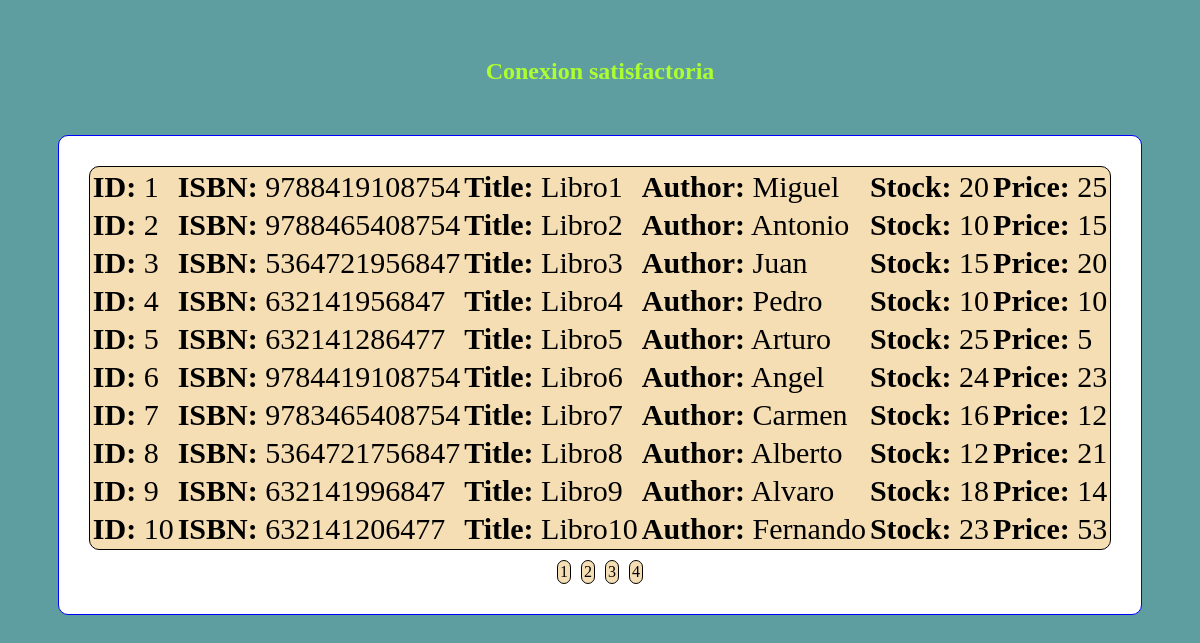
/Tema16/Ejercicio1/Libros.php, run on an earlier commit of the app's database.
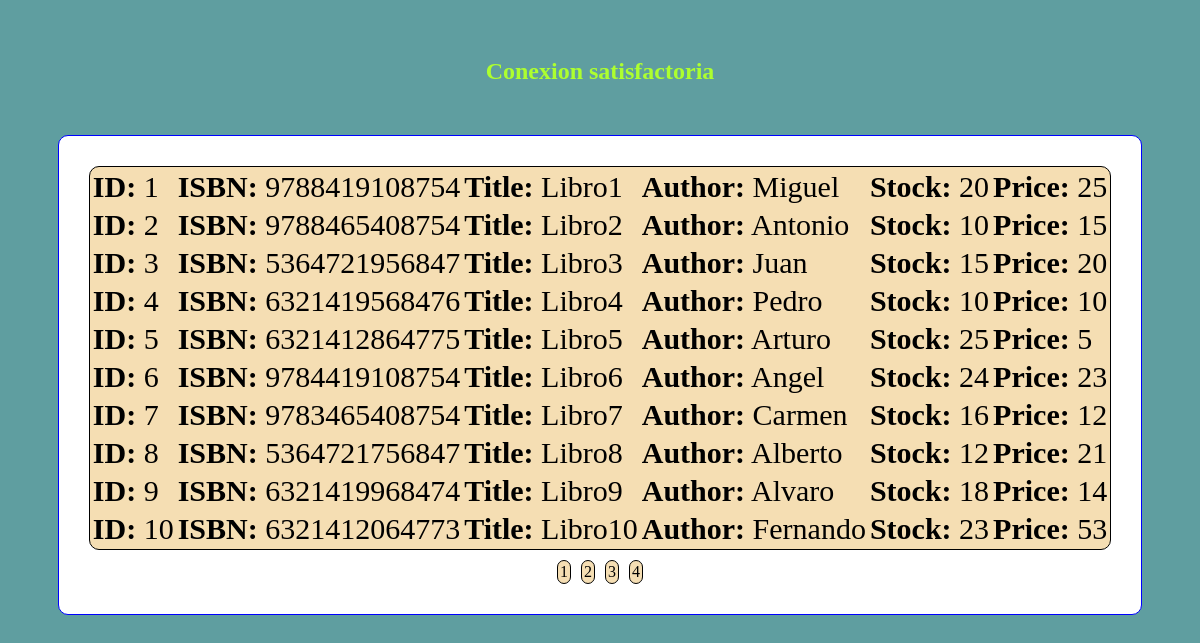
And on a later commit of the database.
### tables this page shows
CREATE TABLE IF NOT EXISTS `book` (
  `id` int(100) AUTO_INCREMENT,
  `isbn` varchar(13) DEFAULT NULL,
  `title` varchar(255) DEFAULT NULL,
  `author` varchar(255) DEFAULT NULL,
  `stock` smallint(5) DEFAULT NULL,
  `price` float DEFAULT NULL,
  PRIMARY KEY (`id`)
);

### Tema16/Ejercicio1/Libros.php (the view, shortened to what this page needs)
<!DOCTYPE html>
<html lang="es">
<head>
    <link rel="stylesheet" type="text/css" href="./css/estilos.css">
</head>
<body>
<?php
$SERVERNAME = "localhost";
$USERNAME = "root";
$PASSWORD = "";
$DBNAME = "libros";
@$conection = mysqli_connect($SERVERNAME, $USERNAME, $PASSWORD, $DBNAME);
if (!$conection) {
    echo "<h2 class='rojo'>Error de conexion: </h1>" . mysqli_connect_error();
    die();
}else{
    echo "<h2 class='verde'>Conexion satisfactoria</h1>";
}
$limit = 0;
if(!empty($_GET['pag'])){
    $pag = $_GET['pag'];
}else{
    $pag = 1;
}
$limit = $limit + (($pag -1) * 10);
$sql = "SELECT id, isbn, title, author, stock, price FROM book";
$result = mysqli_query($conection, $sql);
$n_rows = mysqli_num_rows($result);
$sql_limit = "SELECT id, isbn, title, author, stock, price FROM book LIMIT $limit,10";
$result_limit = mysqli_query($conection, $sql_limit);
if ($n_rows > 0) {
    echo "<div class='contenedor'>";
    echo "<table class='tabla'>";
    while($row = mysqli_fetch_assoc($result_limit)) {
        echo "<tr>";
            echo "<td><b>ID:</b> $row[id]</td>   ";
            echo "<td><b>ISBN:</b> $row[isbn]   </td>";
            echo "<td><b>Title:</b> $row[title]   </td>";
            echo "<td><b>Author:</b> $row[author]   </td>";
            echo "<td><b>Stock:</b> $row[stock]   </td>";
            echo "<td><b>Price:</b> $row[price]</td>";
        echo "</tr>";
    }
    echo "</table>";
    if($n_rows > 10){
        $n_pag = 1;
        echo "<div class='paginas'>";
        echo "<a href='./libros.php?pag=$n_pag'>$n_pag</a>";
        $n_rows = $n_rows -10;
        $n_pag = $n_pag + 1;
        do{
            echo "<a href='./libros.php?pag=$n_pag'>$n_pag</a>";
            $n_rows = $n_rows -10;
            $n_pag = $n_pag + 1;
        }while($n_rows > 0);
        echo "</div>";
    }
    echo "</div>";
}else{
    echo "0 results";
}
?>
</body>

### Tema16/Ejercicio1/css/estilos.css (style rules this page uses)
body { display: flex; align-items: center; flex-direction: column; background-color: cadetblue; }
.verde { color: greenyellow; }
h2 { margin: 50px auto; }
.contenedor { background-color: white; border: 1px solid blue; border-radius: 10px; padding: 30px; }
.tabla { border: solid black 1px; border-radius: 10px; background-color: wheat; font-size: 30px; }
.paginas { display: flex; justify-content: center; }
a { text-decoration: none; color: black; background-color: wheat; border: 1px solid black; border-radius: 20px; margin: 10px 5px 0 5px; padding: 2px; }

What changed in the data, as far as the page shows it:
changed book "Libro4": isbn "632141956847" → "6321419568476"
changed book "Libro5": isbn "632141286477" → "6321412864775"
changed book "Libro9": isbn "632141996847" → "6321419968474"
changed book "Libro10": isbn "632141206477" → "6321412064773"
